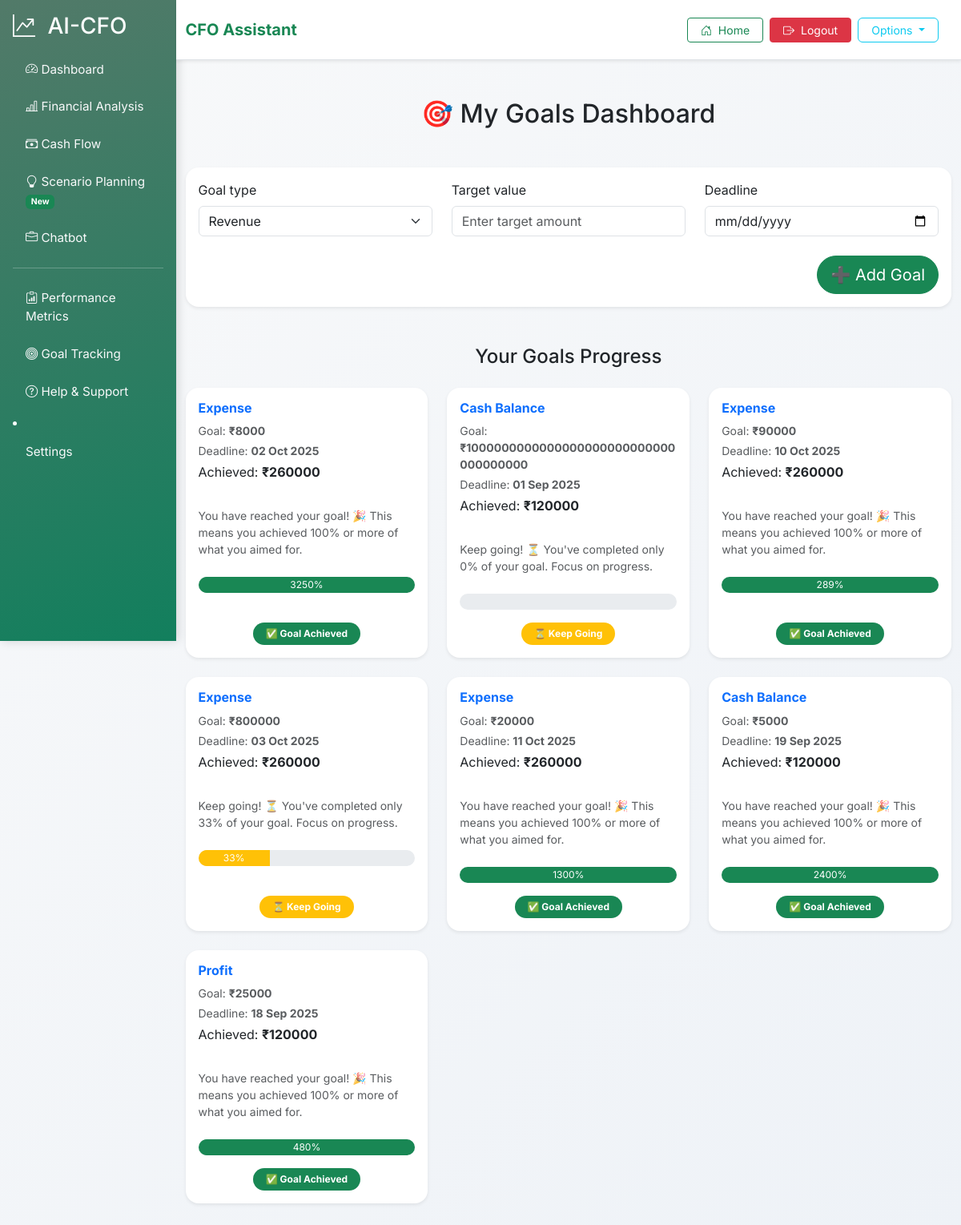
The app's page /goals/ (signed in) with its own data.
### CFO/models.py (models this page shows, shortened)
class FinancialGoal(models.Model):
    GOAL_TYPES = [
        ("revenue", "Revenue"),
        ("profit", "Profit"),
        ("expense", "Expense"),
        ("cash", "Cash Balance"),
    ]
    user = models.ForeignKey(User, on_delete=models.CASCADE)
    goal_type = models.CharField(max_length=20, choices=GOAL_TYPES)
    target_value = models.FloatField()
    deadline = models.DateField()
    created_at = models.DateTimeField(auto_now_add=True)

class FinancialReport(models.Model):
    RISK_CHOICES = [
        ("High Risk", "High Risk"),
        ("Moderate/OK", "Moderate/OK"),
        ("Low/Healthy", "Low/Healthy"),
    ]
    user = models.ForeignKey(User, on_delete=models.CASCADE, default=1)  # default user
    title = models.CharField(max_length=255, blank=True, null=True, default="Untitled Report")
    file = models.FileField(upload_to='reports/')
    uploaded_at = models.DateTimeField(auto_now_add=True)
    size = models.BigIntegerField(null=True, blank=True, help_text="File size in bytes")
    total_revenue = models.FloatField(null=True, blank=True)
    total_expense = models.FloatField(null=True, blank=True)
    total_profit = models.FloatField(null=True, blank=True)
    cash_balance = models.FloatField(null=True, blank=True)
    revenue_growth = models.FloatField(null=True, blank=True, help_text="Percentage value (e.g., 20 for 20%)")
    profit_margin = models.FloatField(null=True, blank=True, help_text="Percentage value (e.g., 15 for 15%)")
    burn_rate = models.FloatField(null=True, blank=True, help_text="Monthly outflow in $")
    runway_months = models.FloatField(null=True, blank=True, help_text="Months of runway")
    risk_flag = models.CharField(max_length=50, choices=RISK_CHOICES, null=True, blank=True)

### CFO/views.py (the view)
# urls.py: path("goals/", views.goal_tracking, name="goal_tracking"),
@login_required(login_url='CFO:login')
def goal_tracking(request):
    form = GoalForm(request.POST or None)
    goals = FinancialGoal.objects.filter(user=request.user).order_by("-created_at")
    if request.method == "POST" and form.is_valid():
        goal = form.save(commit=False)
        goal.user = request.user
        goal.save()
        messages.success(request, "Goal added successfully!")
        return redirect("CFO:goal_tracking")
    latest_report = FinancialReport.objects.order_by("-uploaded_at").first()
    mapping = {"revenue": "total_revenue", "profit": "total_profit", "expense": "total_expense", "cash": "cash_balance"}
    progress_items = []
    for goal in goals:
        field_name = mapping.get(goal.goal_type)
        actual = getattr(latest_report, field_name) if latest_report and field_name else 0.0
        target = float(goal.target_value or 0.0)
        pct_rounded = round((actual / target * 100.0) if target else 0.0, 2)
        progress_width = max(0.0, min(pct_rounded, 100.0))
        status = "On Track ✅" if pct_rounded >= 100.0 else "In Progress ⏳"
        progress_items.append({
            "goal": goal,
            "actual": actual,
            "progress_pct": pct_rounded,
            "progress_width": progress_width,
            "status": status,
        })
    return render(request, "CFO/goal_tracking.html", {"form": form, "progress_items": progress_items})

### CFO/forms.py
class GoalForm(forms.ModelForm):
    goal_type = forms.ChoiceField(
        choices=FinancialGoal.GOAL_TYPES,
        required=True,
        widget=forms.Select(attrs={"class": "form-select"})
    )
    class Meta:
        model = FinancialGoal
        fields = ["goal_type", "target_value", "deadline"]
        widgets = {
            "target_value": forms.NumberInput(attrs={"class": "form-control", "placeholder": "Enter target amount"}),
            "deadline": forms.DateInput(attrs={"type": "date", "class": "form-control"}),
        }

### CFO/templates/CFO/goal_tracking.html (shortened to what this page needs)
{% extends "CFO/base.html" %}
{% block content %}
<div class="container py-5">
  <h2 class="mb-5 text-center">🎯 My Goals Dashboard</h2>
  <div class="card shadow-sm mb-5 border-0 rounded-4">
    <div class="card-body">
      <form method="POST" class="row g-4 align-items-end">
        <div class="col-md-4">
          <label class="form-label">{{ form.goal_type.label }}</label>
          {{ form.goal_type }}
        </div>
        <div class="col-md-4">
          <label class="form-label">{{ form.target_value.label }}</label>
          {{ form.target_value }}
        </div>
        <div class="col-md-4">
          <label class="form-label">{{ form.deadline.label }}</label>
          {{ form.deadline }}
        </div>
        <div class="col-12 text-end">
          <button type="submit" class="btn btn-success btn-lg rounded-pill">
            ➕ Add Goal
          </button>
        </div>
      </form>
    </div>
  </div>
  {% if progress_items %}
    <h4 class="mb-4 text-center">Your Goals Progress</h4>
    <div class="row g-4">
      {% for p in progress_items %}
      <div class="col-lg-4 col-md-6">
        <div class="card shadow-sm h-100 border-0 rounded-4">
          <div class="card-body d-flex flex-column justify-content-between">
            <div class="mb-3">
              <h6 class="text-primary fw-bold">{{ p.goal.get_goal_type_display }}</h6>
              <p class="mb-1 text-muted small">Goal: <strong>₹{{ p.goal.target_value|floatformat:0 }}</strong></p>
              <p class="mb-1 text-muted small">Deadline: <strong>{{ p.goal.deadline|date:"d M Y" }}</strong></p>
              <p class="mb-3 text-dark">Achieved: <strong>₹{{ p.actual|floatformat:0 }}</strong></p>
            </div>
            <div class="mb-2">
              <p class="small text-muted">
                {% if p.progress_pct >= 100 %}
                  You have reached your goal! 🎉 This means you achieved 100% or more of what you aimed for.
                {% elif p.progress_pct >= 50 %}
                  You're on track! 💪 You've completed {{ p.progress_pct|floatformat:0 }}% of your goal.
                {% else %}
                  Keep going! ⏳ You've completed only {{ p.progress_pct|floatformat:0 }}% of your goal. Focus on progress.
                {% endif %}
              </p>
            </div>
            <div class="mb-3">
              <div class="progress rounded-pill" style="height: 20px;">
                <div class="progress-bar {% if p.progress_pct >= 100 %} bg-success {% elif p.progress_pct >= 50 %} bg-info {% else %} bg-warning {% endif %}"
                     role="progressbar"
                     style="width: {{ p.progress_width|floatformat:0 }}%;"
                     aria-valuenow="{{ p.progress_pct|floatformat:0 }}"
                     aria-valuemin="0"
                     aria-valuemax="100">
                     {{ p.progress_pct|floatformat:0 }}%
                </div>
              </div>
            </div>
            <div class="text-center mt-auto">
              <span class="badge {% if p.progress_pct >= 100 %} bg-success {% elif p.progress_pct >= 50 %} bg-info {% else %} bg-warning {% endif %} rounded-pill px-3 py-2">
                {% if p.progress_pct >= 100 %}
                  ✅ Goal Achieved
                {% elif p.progress_pct >= 50 %}
                  ⚡ On Track
                {% else %}
                  ⏳ Keep Going
                {% endif %}
              </span>
            </div>
          </div>
        </div>
      </div>
      {% endfor %}
    </div>
  {% else %}
    <div class="alert alert-info text-center mt-5 p-4 rounded-4">
      No goals set yet. Add your first goal above! 🎯
    </div>
  {% endif %}
</div>
{% endblock %}

### CFO/templates/CFO/base.html (style rules this page uses)
body { font-family: 'Inter', sans-serif; background: linear-gradient(135deg, #f8f9fa, #eef2f7); color: #212529; min-height: 100vh; transition: all 0.3s ease-in-out; }
.btn-primary, .btn-success, .btn-outline-secondary, .btn-outline-info { border-radius: 6px; transition: all 0.3s ease-in-out; }

### records on screen
FinancialGoal: goal.goal_type "Expense", goal.target_value "8000", goal.deadline "02 Oct 2025", actual "260000", shows "You have reached your goal! 🎉 This means you achieved 100% or more of what you aimed for.", {{ p.progress_width|floatformat:0 }} 100 (drawn), progress_pct "3250", shows "✅ Goal Achieved"
FinancialGoal: goal.goal_type "Cash Balance", goal.target_value "1000000000000000000000000000000000000", goal.deadline "01 Sep 2025", actual "120000", progress_pct "0", shows "⏳ Keep Going"
FinancialGoal: goal.goal_type "Expense", goal.target_value "90000", goal.deadline "10 Oct 2025", actual "260000", shows "You have reached your goal! 🎉 This means you achieved 100% or more of what you aimed for.", {{ p.progress_width|floatformat:0 }} 100 (drawn), progress_pct "289", shows "✅ Goal Achieved"
FinancialGoal: goal.goal_type "Expense", goal.target_value "800000", goal.deadline "03 Oct 2025", actual "260000", progress_pct "33", shows "⏳ Keep Going"
FinancialGoal: goal.goal_type "Expense", goal.target_value "20000", goal.deadline "11 Oct 2025", actual "260000", shows "You have reached your goal! 🎉 This means you achieved 100% or more of what you aimed for.", {{ p.progress_width|floatformat:0 }} 100 (drawn), progress_pct "1300", shows "✅ Goal Achieved"
FinancialGoal: goal.goal_type "Cash Balance", goal.target_value "5000", goal.deadline "19 Sep 2025", actual "120000", shows "You have reached your goal! 🎉 This means you achieved 100% or more of what you aimed for.", {{ p.progress_width|floatformat:0 }} 100 (drawn), progress_pct "2400", shows "✅ Goal Achieved"
FinancialGoal: goal.goal_type "Profit", goal.target_value "25000", goal.deadline "18 Sep 2025", actual "120000", shows "You have reached your goal! 🎉 This means you achieved 100% or more of what you aimed for.", {{ p.progress_width|floatformat:0 }} 100 (drawn), progress_pct "480", shows "✅ Goal Achieved"
